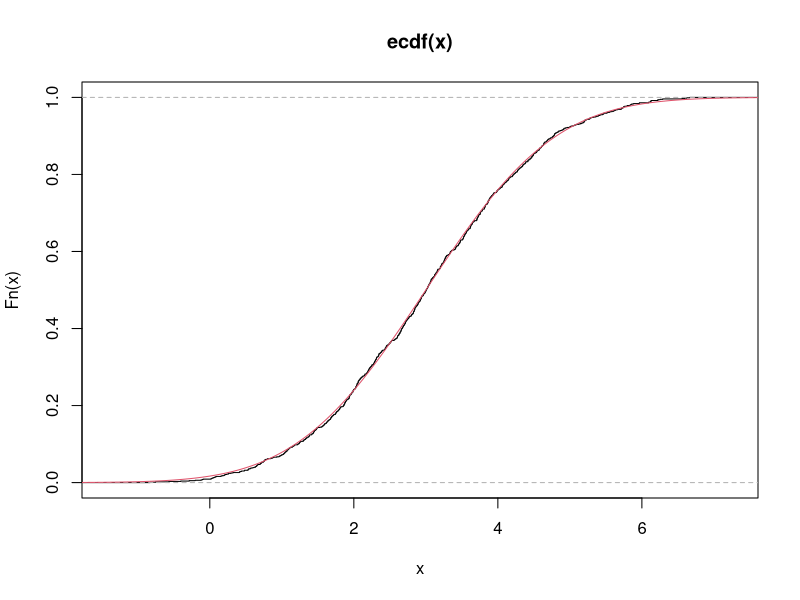
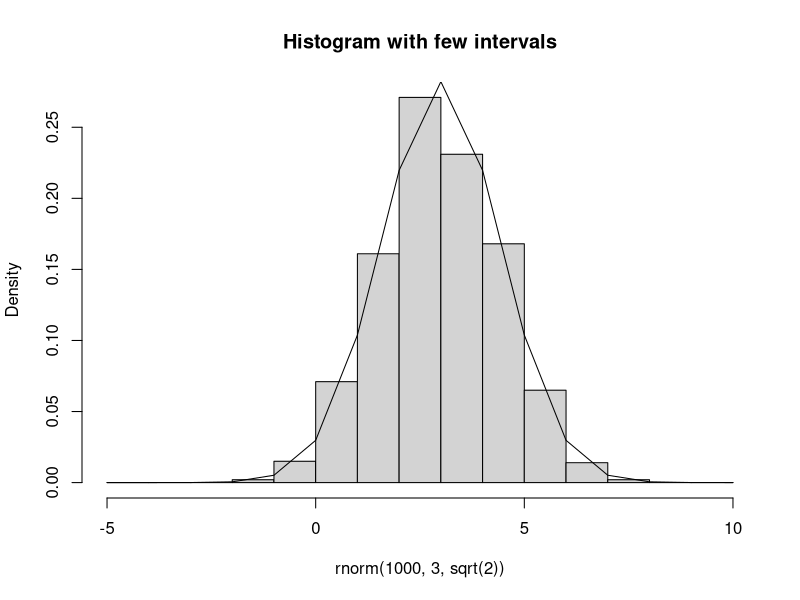
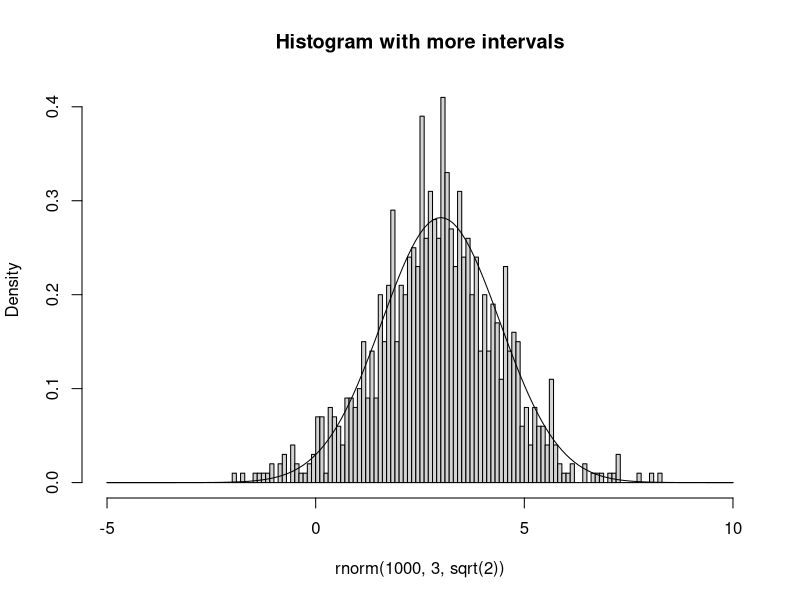
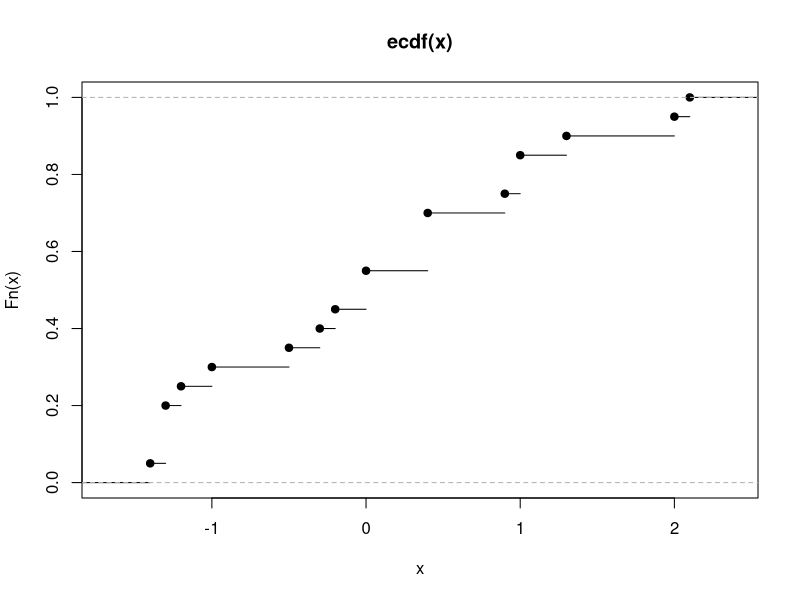
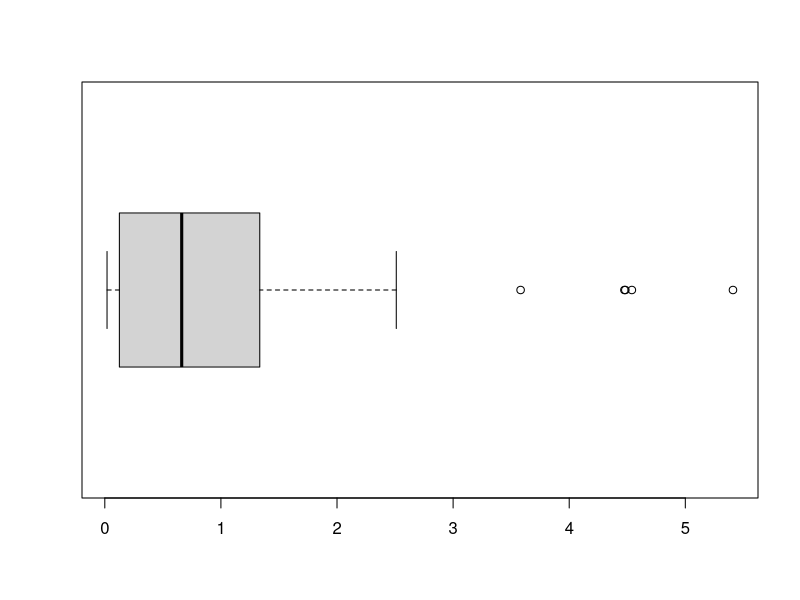

Recreate these plots in R, in order.
## ---- chunk 1
  y.fun = function(x) x^4 + 2*x^3 - 3
    
  # random sample of 10k
  rand.samp = rnorm(10000)
  y.results = y.fun(rand.samp)
  
  length(which(y.results >=1 & y.results <= 2))/length(y.results)
    
## ---- chunk 2
  # a) random sample
  sample = rnorm(1000, mean = 3, sd = sqrt(2))
  mean(sample)  
  plot.ecdf(sample)
  x = seq(-2,8,length = 1001)
  lines(x, pnorm(x, mean = 3,sd = sqrt(2)), col = 2)
  
  # b)
  x = seq(-5, 10, by = 1)
  hist(x = rnorm(1000, 3, sqrt(2)), breaks = seq(-5, 10, by = 1), freq = FALSE,
       main = "Histogram with few intervals")
  lines(x = x, y = dnorm(x = x, mean = 3, sd = sqrt(2)))

  # c)
  x = seq(-5, 10, by = .1)
  hist(x = rnorm(1000, 3, sqrt(2)), breaks = seq(-5, 10, by = .1), freq = FALSE,
       main = "Histogram with more intervals")
  lines(x = x, y = dnorm(x = x, mean = 3, sd = sqrt(2)))
## ---- chunk 3

data = sort(c(1, -1.2, .4, 1.3, -.3, -1.4, .4, -.5, -.2, -1.3, 0, -1, -1.3, 2, 1,
               .9, .4, 2.1, 0, -1.3))

plot.ecdf(data)

# median
(data[10] + data[11]) / 2

# 1st quartile with type 5
(data[5] + data[6]) / 2

# 3rd quartile with type 5
(data[15] + data[16]) / 2

# interquartile range
((data[15] + data[16]) / 2) - ((data[5] + data[6]) / 2)

# F(1)
length(data[data < 1])/20
## ---- chunk 4

(data = rchisq(50, 1))

# a)
boxplot(data, horizontal = T)

## ---- chunk 5

data = sort(rnorm(50, mean = 4, sd = sqrt(1)))

# a)
x = .9 * 50
(data[x] + data[x+1]) / 2

# b)
z = qnorm(p = .9, mean = 0, sd = sqrt(1))
mean(data) + z
